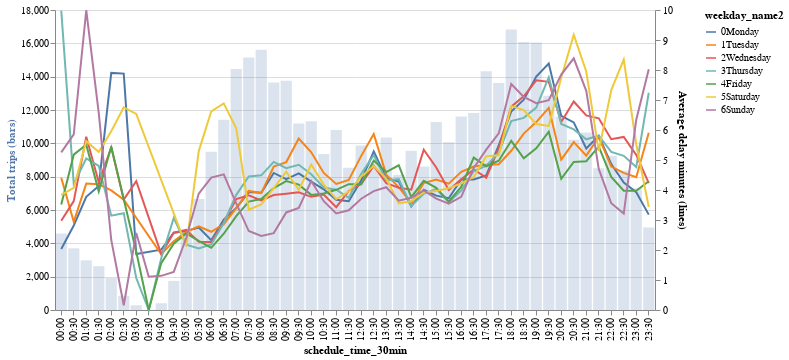

Express this chart as Vega-Lite.
### Vega-Lite specification from a JSON file in a GitHub repository (floating-point values rounded to 4 significant figures; data arrays with more than 128 entries replaced by an {"elided": "..."} marker saying what was removed)
{"config": {"view": {"continuousWidth": 400, "continuousHeight": 300}}, "layer": [{"mark": {"type": "bar", "opacity": 0.2}, "encoding": {"tooltip": [{"type": "nominal", "field": "schedule_time_30min"}, {"type": "quantitative", "aggregate": "sum", "field": "size"}], "x": {"type": "nominal", "field": "schedule_time_30min"}, "y": {"type": "quantitative", "aggregate": "sum", "axis": {"title": "Total trips (bars)", "titleColor": "#5276A7"}, "field": "size"}}}, {"mark": {"type": "line", "color": "green"}, "encoding": {"color": {"type": "nominal", "field": "weekday_name2"}, "tooltip": [{"type": "nominal", "field": "schedule_time_30min"}, {"type": "quantitative", "field": "delay_minutes"}], "x": {"type": "nominal", "field": "schedule_time_30min"}, "y": {"type": "quantitative", "axis": {"title": "Average delay minutes (lines)"}, "field": "delay_minutes"}}}], "data": {"name": "data-8a8ece09e1ebf992a376b5af769435e2"}, "height": 300, "resolve": {"scale": {"y": "independent"}}, "width": 600, "$schema": "https://vega.github.io/schema/vega-lite/v4.8.1.json", "datasets": {"data-8a8ece09e1ebf992a376b5af769435e2": {"elided": "329 records"}}}
